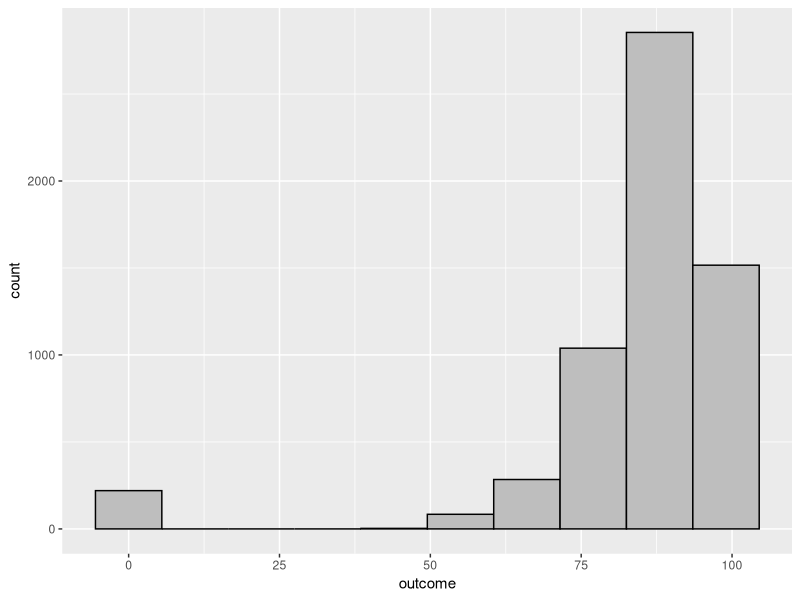
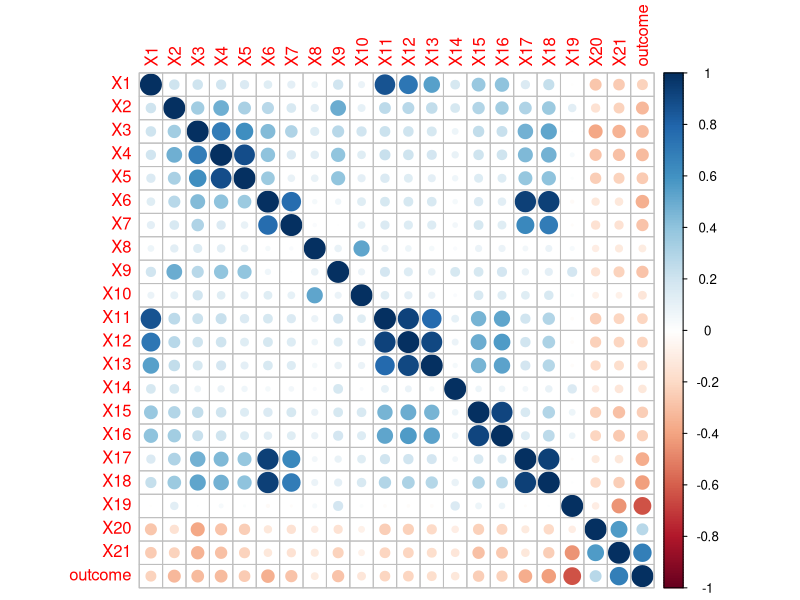
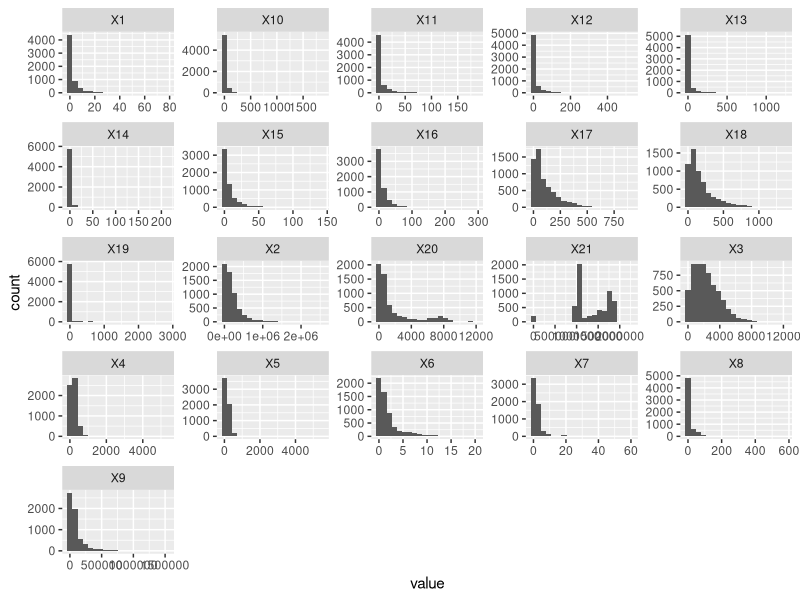
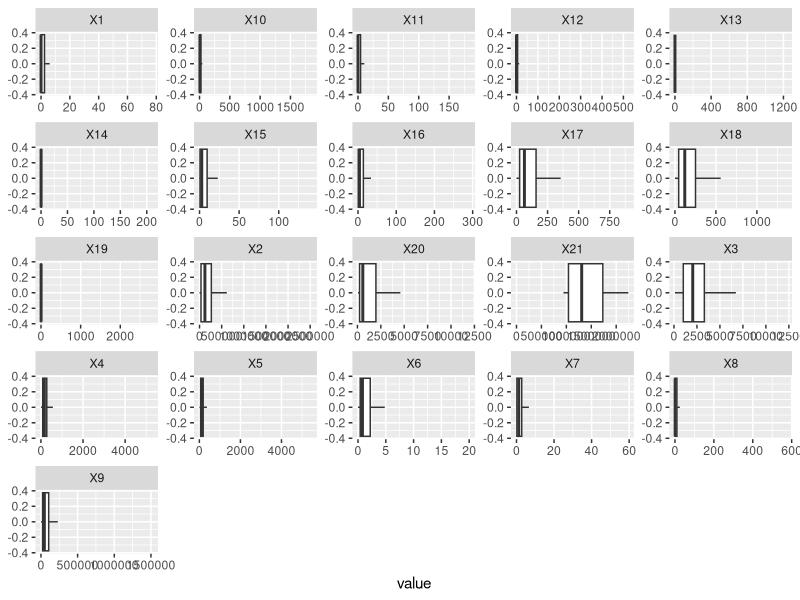
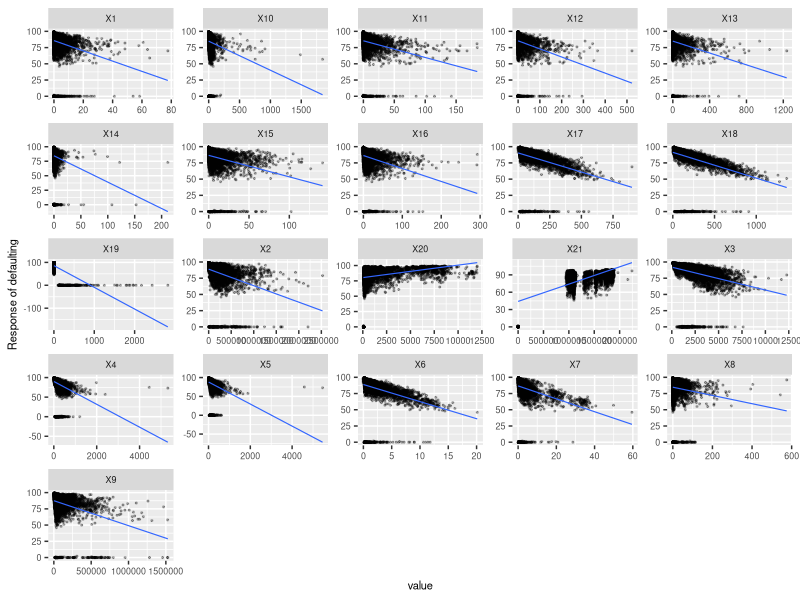
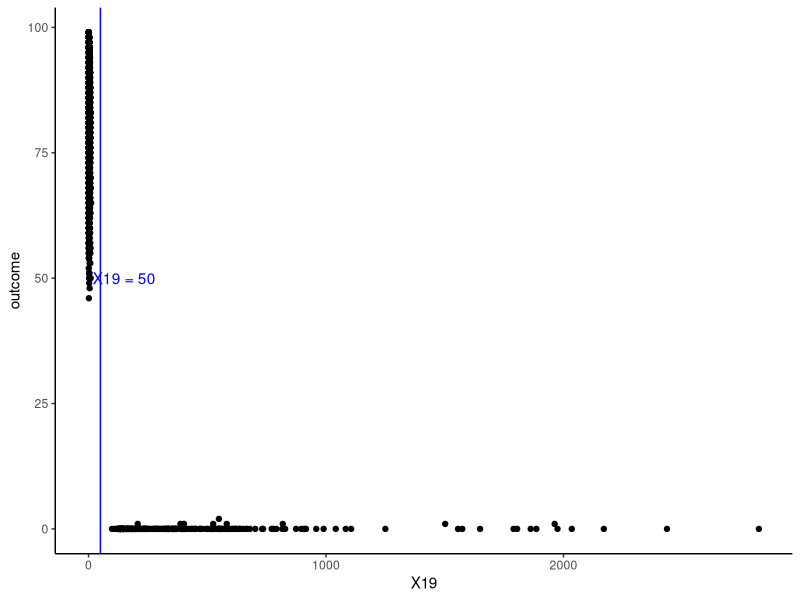
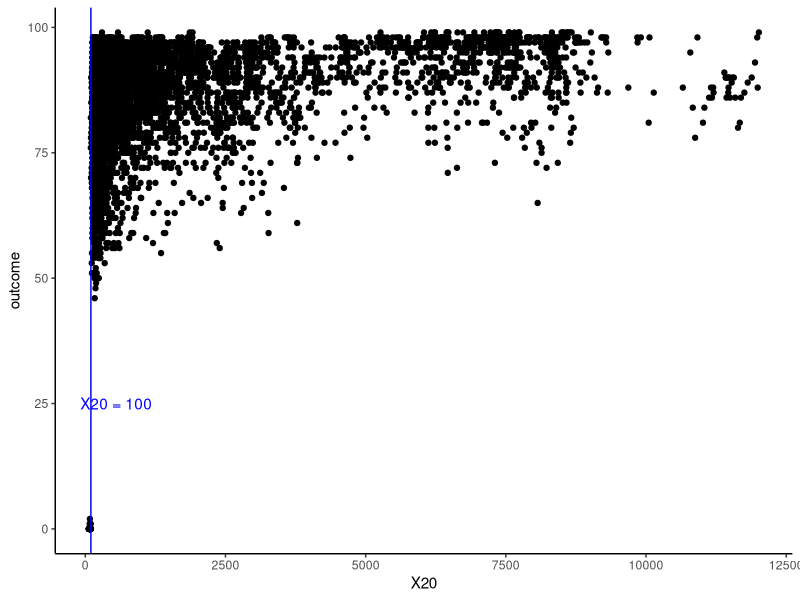
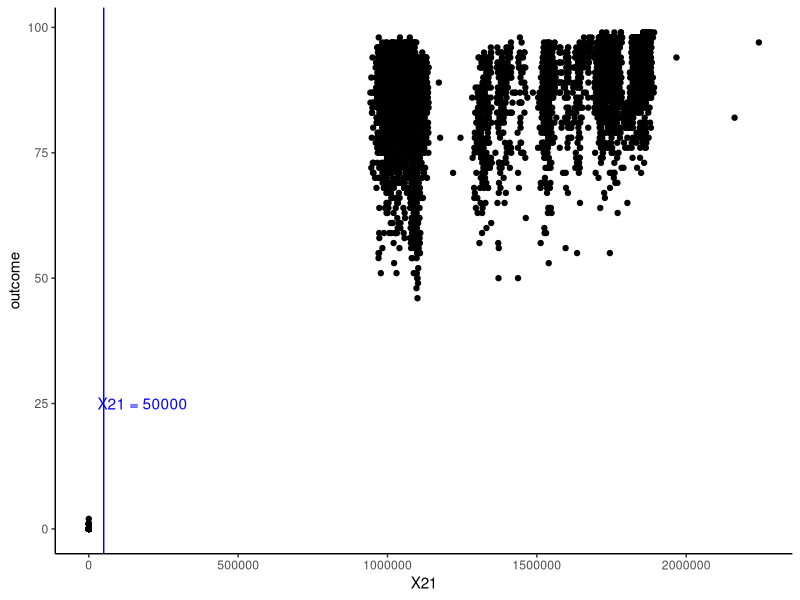

Write the R code that produced these figures, in order. (Note: a time limit stopped this script after it produced the figures.)
## ---- chunk 1
knitr::opts_chunk$set(echo = TRUE)
## ---- chunk 2
library(tidyverse)
library(purrr)
library(tidyr)
library(ggpubr)
library(caret)
library(ggplot2)
library(lattice)
library(skimr)
## ---- chunk 3
# Input the competition-data.csv to train our model
df <- read.csv("competition-data.csv")
## ---- chunk 4
# Separate the predictors (df_x) and outcome (df_y)
df_x <- df %>%
  select(-outcome)

df_y <- df$outcome
## ---- chunk 5
# Distribution of the outcome
ggplot(df, aes(x = outcome)) +
  geom_histogram(bins = 10, color="black", fill="grey")
## ---- chunk 6
skim(df)
## ---- chunk 7
# Make a correlation plot
corrplot::corrplot(cor(df))
## ---- chunk 8
df_x %>%
  keep(is.numeric) %>% 
  gather() %>% 
  ggplot(aes(value)) +
    facet_wrap(~ key, scales = "free") +
    geom_histogram(bins = 20)
df_x %>%
  keep(is.numeric) %>% 
  gather() %>% 
  ggplot(aes(value)) +
    facet_wrap(~ key, scales = "free") +
    geom_boxplot(outlier.shape = NA)
## ---- chunk 9
feature_plot_df <- df_x %>%
  mutate(outcome = df$outcome) %>%
  pivot_longer(cols=colnames(df_x))
## ---- chunk 10
feature_plots <- ggplot(feature_plot_df, aes(x=value, y=outcome)) + 
  geom_point(alpha=0.3, size=0.4) + 
  geom_smooth(method='lm', size=0.4, se = F)+
  facet_wrap( ~ name, scales="free") +
  labs(y = "Response of defaulting")+
  theme(text = element_text(size = 8))
feature_plots
## ---- chunk 11
# Threshold for X19
ggplot(df, aes(x = X19, y = outcome)) +
  geom_point()+
  geom_vline(xintercept = 50, color = "blue") +
  annotate(geom="text", x=150, y=50, label="X19 = 50",
              color="blue")+
  theme_classic()

# Threshold for X20
ggplot(df, aes(x = X20, y = outcome)) +
  geom_point()+
  geom_vline(xintercept = 100, color = "blue") +
  annotate(geom="text", x=550, y=25, label="X20 = 100",
              color="blue")+
  theme_classic()

# Threshold for X21
ggplot(df, aes(x = X21, y = outcome)) +
  geom_point()+
  geom_vline(xintercept = 50000, color = "blue") +
  annotate(geom="text", x=180000, y=25, label="X21 = 50000",
              color="blue")+
  theme_classic()
## ---- chunk 12
# figure out the existing threshold which cause the outcome = 0
# we calculate the number of rows which satisfy both of the conditions: (X >= or <= "threshold") and (outcome = 0)
# we divide above result by the number of rows that lead the outcome = 0
# we get the percentage of how that predictor influence the outcome

x19_p <- nrow(filter(df, (df$X19 >= 50) & (df$outcome == 0))) / nrow(filter(df, df$outcome == 0))
x20_p <- nrow(filter(df, (df$X20 <= 100) & (df$outcome == 0))) / nrow(filter(df, df$outcome == 0))
x21_p <- nrow(filter(df, (df$X21 <= 1000) & (df$outcome == 0))) / nrow(filter(df, df$outcome == 0))

c(x19_p,x20_p,x21_p)
## ---- chunk 13
# preprocess 1 (adding additional X19_2, X20_2, X21_2 as "categorical" variables, which 0 represents smaller than threshold, and 1 represents larger)
df_x_1 <- df_x %>%
  mutate(X19_2 = ifelse(df_x$X19 < 50, 0, 1), 
         X20_2 = ifelse(df_x$X20 < 100, 0, 1), 
         X21_2 = ifelse(df_x$X21 < 1000, 0, 1),
# 3/22 Adding 2 sum up predictors, in order to reduce the noise caused by a single indicator
         Xadd1 = df_x$X1 + df_x$X11 + df_x$X12 + df_x$X13, 
         Xadd2 = df_x$X3 + df_x$X4 + df_x$X5)
  
# And we get our preprocessed x data
## ---- chunk 14
# Use fold = 5 in order to estimate the real generalization RMSE
set.seed(1)
folds <- createFolds(df_y, k = 5, returnTrain = TRUE)
ctrl <- trainControl(method = "cv", index = folds)
## ---- chunk 15
# Use fold = 10 in order to estimate the ideal generalization RMSE (we probably might not get this good)
set.seed(1)
folds2 <- createFolds(df_y, k = 10, returnTrain = TRUE)
ctrl2 <- trainControl(method = "cv", index = folds2)
## ---- chunk 16
set.seed(1)
cartTune <- train(x = df_x_1, y = df_y,
                  method = "rpart",
                  tuneLength = 20,
                  trControl = ctrl2)
cartTune$results
plot(cartTune)
## ---- chunk 17
mtryGrid <- data.frame(
  mtry = floor(seq(10, 20, length = 11))
  )
## ---- chunk 18
set.seed(2)
# Comparison group : No preprocess applied
rfTune_comp <- train(x = df_x, y = df_y,
                method = "rf",
                tuneGrid = mtryGrid,
                ntree = 100,
                importance = TRUE,
                trControl = ctrl)

# Test group1 : Preprocess applied, cv fold = 4
rfTune_test1 <- train(x = df_x_1, y = df_y,
                method = "rf",
                tuneGrid = mtryGrid,
                ntree = 100,
                preProcess = c("center", "scale"),
                importance = TRUE,
                trControl = ctrl)

# Test group2 : Preprocess applied, cv fold = 10
rfTune_test2 <- train(x = df_x_1, y = df_y,
                method = "rf",
                tuneGrid = mtryGrid,
                ntree = 100,
                preProcess = c("center", "scale"),
                importance = TRUE,
                trControl = ctrl2)
## ---- chunk 19
# Plot the result and comparison
ggplot(rfTune_comp, aes(x = mtry, y = RMSE)) +
  geom_point(data = rfTune_test1$results)+
  geom_line(data = rfTune_test1$results, color = "blue")+
  geom_point(data = rfTune_test2$results)+
  geom_line(data = rfTune_test2$results, color = "green")+
  annotate(geom="text", x=15, y=2.465, label="test1",
              color="blue")+
  annotate(geom="text", x=15, y=2.445, label="test2",
              color="green")+
  annotate(geom="text", x=15, y=2.52, label="comparison")+
  theme_classic()

# The best tune of each model (estimate generalization error)
comp_table <- rbind(filter(rfTune_comp$results, RMSE == min(RMSE)),
                         filter(rfTune_test1$results, RMSE == min(RMSE)),
                         filter(rfTune_test2$results, RMSE == min(RMSE)))

comp_table
## ---- chunk 20
RMSE(predict(rfTune_test1, df_x_1), df_y)
## ---- chunk 21
# Feature importance estimate
g1 <- ggplot(varImp(rfTune_comp)) +
  theme_classic()
g2 <- ggplot(varImp(rfTune_test1)) +
  theme_classic()
g3 <- ggplot(varImp(rfTune_test2)) +
  theme_classic()
ggarrange(g1, g2, g3, ncol = 3)
## ---- chunk 22
set.seed(1)
marsGrid <- expand.grid(degree = 1:3, nprune = c(10, 20, 30, 40))
marsTune <- train(df_x_1, df_y,
method = "earth",
tuneGrid = marsGrid,
preProcess = c("center", "scale"),
trControl = ctrl2
)
ggplot(marsTune)+
theme_classic()
## ---- chunk 23
# Output a csv file with our prediction
df_test <- read.csv("competition-test-x-values.csv") %>%
  # Apply the same preprocess method to test-x
  mutate(X19_2 = ifelse(df_test$X19 < 50, 0, 1), 
         X20_2 = ifelse(df_test$X20 < 100, 0, 1), 
         X21_2 = ifelse(df_test$X21 < 1000, 0, 1),
         Xadd1 = df_test$X1 + df_test$X11 + df_test$X12 + df_test$X13,
         Xadd2 = df_test$X3 + df_test$X4 + df_test$X5)

# We use rfTune_test2 for the best prediction result
result <- as.data.frame(predict(rfTune_test2, df_test))

write.table(result,
            file = "competition-test-outcome.csv",
            row.names = FALSE,
            col.names = "outcome")
